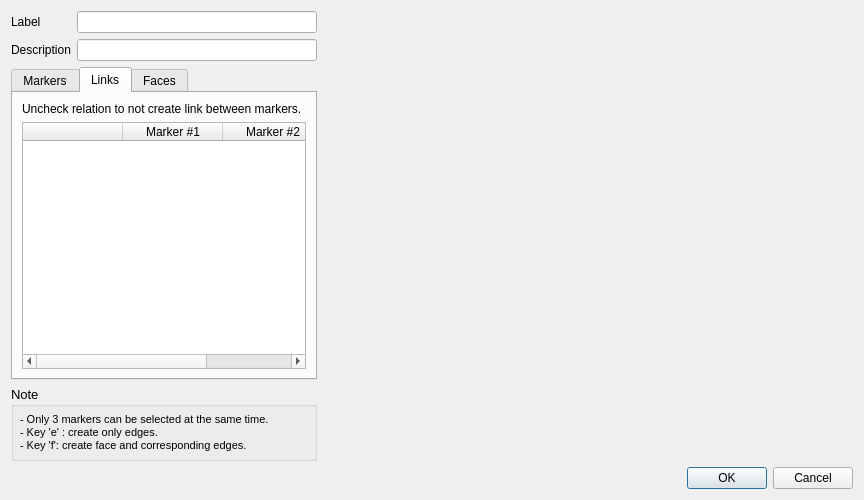
<?xml version="1.0" encoding="UTF-8"?>
<ui version="4.0">
 <class>NewSegmentDialog</class>
 <widget class="QDialog" name="NewSegmentDialog">
  <property name="geometry">
   <rect>
    <x>0</x>
    <y>0</y>
    <width>864</width>
    <height>500</height>
   </rect>
  </property>
  <property name="windowTitle">
   <string>Segment Definition</string>
  </property>
  <layout class="QGridLayout" name="gridLayout" columnstretch="0,0,1">
   <item row="0" column="0">
    <widget class="QLabel" name="segmentLabelLabel">
     <property name="text">
      <string>Label</string>
     </property>
    </widget>
   </item>
   <item row="0" column="1">
    <widget class="QLineEdit" name="segmentLabelEdit"/>
   </item>
   <item row="0" column="2" rowspan="4">
    <widget class="Viz3DWidget" name="viz3D" native="true">
     <property name="sizePolicy">
      <sizepolicy hsizetype="Preferred" vsizetype="Preferred">
       <horstretch>0</horstretch>
       <verstretch>0</verstretch>
      </sizepolicy>
     </property>
    </widget>
   </item>
   <item row="1" column="0">
    <widget class="QLabel" name="segmentDescriptionLabel">
     <property name="text">
      <string>Description</string>
     </property>
    </widget>
   </item>
   <item row="1" column="1">
    <widget class="QLineEdit" name="segmentDescriptionEdit"/>
   </item>
   <item row="2" column="0" colspan="2">
    <widget class="QTabWidget" name="tabWidget">
     <property name="currentIndex">
      <number>1</number>
     </property>
     <widget class="QWidget" name="markerTab">
      <attribute name="title">
       <string>Markers</string>
      </attribute>
      <layout class="QVBoxLayout" name="verticalLayout">
       <item>
        <widget class="QLabel" name="markerInfoLabel">
         <property name="text">
          <string>Check marker to include it in the segment's definition.</string>
         </property>
        </widget>
       </item>
       <item>
        <widget class="QTableWidget" name="markersTable">
         <property name="editTriggers">
          <set>QAbstractItemView::NoEditTriggers</set>
         </property>
         <property name="alternatingRowColors">
          <bool>true</bool>
         </property>
         <property name="selectionMode">
          <enum>QAbstractItemView::ExtendedSelection</enum>
         </property>
         <property name="selectionBehavior">
          <enum>QAbstractItemView::SelectRows</enum>
         </property>
         <property name="showGrid">
          <bool>false</bool>
         </property>
         <attribute name="horizontalHeaderHighlightSections">
          <bool>false</bool>
         </attribute>
         <attribute name="horizontalHeaderStretchLastSection">
          <bool>true</bool>
         </attribute>
         <attribute name="verticalHeaderVisible">
          <bool>false</bool>
         </attribute>
         <column>
          <property name="text">
           <string/>
          </property>
          <property name="icon">
           <iconset resource="images.qrc">
            <normaloff>:/Resources/Images/eye.png</normaloff>:/Resources/Images/eye.png</iconset>
          </property>
         </column>
         <column>
          <property name="text">
           <string>Label</string>
          </property>
         </column>
        </widget>
       </item>
      </layout>
     </widget>
     <widget class="QWidget" name="linkTab">
      <attribute name="title">
       <string>Links</string>
      </attribute>
      <layout class="QVBoxLayout" name="verticalLayout_2">
       <item>
        <widget class="QLabel" name="linkInfoLabel">
         <property name="text">
          <string>Uncheck relation to not create link between markers.</string>
         </property>
        </widget>
       </item>
       <item>
        <widget class="QTableWidget" name="linksTable">
         <property name="editTriggers">
          <set>QAbstractItemView::NoEditTriggers</set>
         </property>
         <property name="alternatingRowColors">
          <bool>true</bool>
         </property>
         <property name="selectionMode">
          <enum>QAbstractItemView::SingleSelection</enum>
         </property>
         <property name="selectionBehavior">
          <enum>QAbstractItemView::SelectRows</enum>
         </property>
         <property name="showGrid">
          <bool>false</bool>
         </property>
         <attribute name="horizontalHeaderHighlightSections">
          <bool>false</bool>
         </attribute>
         <attribute name="verticalHeaderVisible">
          <bool>false</bool>
         </attribute>
         <column>
          <property name="text">
           <string/>
          </property>
          <property name="icon">
           <iconset resource="images.qrc">
            <normaloff>:/Resources/Images/eye.png</normaloff>:/Resources/Images/eye.png</iconset>
          </property>
         </column>
         <column>
          <property name="text">
           <string>Marker #1</string>
          </property>
         </column>
         <column>
          <property name="text">
           <string>Marker #2</string>
          </property>
         </column>
        </widget>
       </item>
      </layout>
     </widget>
     <widget class="QWidget" name="faceTab">
      <attribute name="title">
       <string>Faces</string>
      </attribute>
      <layout class="QVBoxLayout" name="verticalLayout_3">
       <item>
        <widget class="QLabel" name="faceInfoLabel">
         <property name="text">
          <string>Uncheck relation to not create faces.</string>
         </property>
        </widget>
       </item>
       <item>
        <widget class="QTableWidget" name="facesTable">
         <property name="editTriggers">
          <set>QAbstractItemView::NoEditTriggers</set>
         </property>
         <property name="alternatingRowColors">
          <bool>true</bool>
         </property>
         <property name="selectionMode">
          <enum>QAbstractItemView::SingleSelection</enum>
         </property>
         <property name="selectionBehavior">
          <enum>QAbstractItemView::SelectRows</enum>
         </property>
         <property name="showGrid">
          <bool>false</bool>
         </property>
         <attribute name="horizontalHeaderHighlightSections">
          <bool>false</bool>
         </attribute>
         <attribute name="horizontalHeaderMinimumSectionSize">
          <number>125</number>
         </attribute>
         <attribute name="verticalHeaderVisible">
          <bool>false</bool>
         </attribute>
         <column>
          <property name="text">
           <string/>
          </property>
          <property name="icon">
           <iconset resource="images.qrc">
            <normaloff>:/Resources/Images/eye.png</normaloff>:/Resources/Images/eye.png</iconset>
          </property>
         </column>
         <column>
          <property name="text">
           <string>Marker #1</string>
          </property>
         </column>
         <column>
          <property name="text">
           <string>Marker #2</string>
          </property>
         </column>
         <column>
          <property name="text">
           <string>Marker #3</string>
          </property>
         </column>
        </widget>
       </item>
      </layout>
     </widget>
    </widget>
   </item>
   <item row="3" column="0" colspan="2">
    <widget class="QGroupBox" name="groupBox">
     <property name="font">
      <font>
       <pointsize>10</pointsize>
      </font>
     </property>
     <property name="title">
      <string>Note</string>
     </property>
     <layout class="QVBoxLayout" name="verticalLayout_4">
      <property name="margin">
       <number>6</number>
      </property>
      <item>
       <widget class="QLabel" name="noteLabel">
        <property name="font">
         <font>
          <pointsize>8</pointsize>
         </font>
        </property>
        <property name="text">
         <string>- Only 3 markers can be selected at the same time.
- Key 'e' : create only edges.
- Key 'f': create face and corresponding edges.</string>
        </property>
        <property name="wordWrap">
         <bool>true</bool>
        </property>
       </widget>
      </item>
     </layout>
    </widget>
   </item>
   <item row="4" column="2">
    <widget class="QDialogButtonBox" name="buttonBox">
     <property name="orientation">
      <enum>Qt::Horizontal</enum>
     </property>
     <property name="standardButtons">
      <set>QDialogButtonBox::Cancel|QDialogButtonBox::Ok</set>
     </property>
    </widget>
   </item>
  </layout>
 </widget>
 <customwidgets>
  <customwidget>
   <class>Viz3DWidget</class>
   <extends>QWidget</extends>
   <header>Viz3DWidget.h</header>
   <container>1</container>
  </customwidget>
 </customwidgets>
 <resources>
  <include location="images.qrc"/>
 </resources>
 <connections>
  <connection>
   <sender>buttonBox</sender>
   <signal>accepted()</signal>
   <receiver>NewSegmentDialog</receiver>
   <slot>accept()</slot>
   <hints>
    <hint type="sourcelabel">
     <x>248</x>
     <y>254</y>
    </hint>
    <hint type="destinationlabel">
     <x>157</x>
     <y>274</y>
    </hint>
   </hints>
  </connection>
  <connection>
   <sender>buttonBox</sender>
   <signal>rejected()</signal>
   <receiver>NewSegmentDialog</receiver>
   <slot>reject()</slot>
   <hints>
    <hint type="sourcelabel">
     <x>316</x>
     <y>260</y>
    </hint>
    <hint type="destinationlabel">
     <x>286</x>
     <y>274</y>
    </hint>
   </hints>
  </connection>
 </connections>
</ui>
